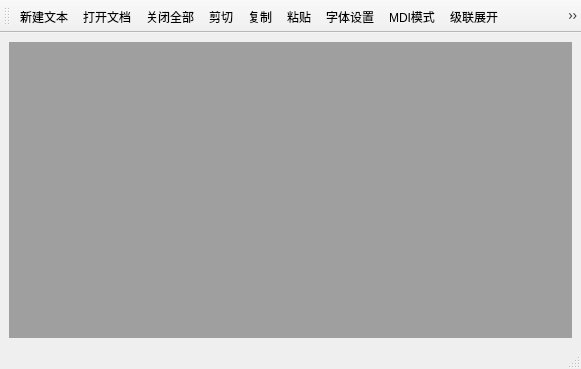
<?xml version="1.0" encoding="UTF-8"?>
<ui version="4.0">
 <class>MainWindow</class>
 <widget class="QMainWindow" name="MainWindow">
  <property name="geometry">
   <rect>
    <x>0</x>
    <y>0</y>
    <width>581</width>
    <height>369</height>
   </rect>
  </property>
  <property name="windowTitle">
   <string>MainWindow</string>
  </property>
  <widget class="QWidget" name="centralwidget">
   <layout class="QGridLayout" name="gridLayout">
    <item row="0" column="0">
     <widget class="QMdiArea" name="mdiArea"/>
    </item>
   </layout>
  </widget>
  <widget class="QMenuBar" name="menubar">
   <property name="geometry">
    <rect>
     <x>0</x>
     <y>0</y>
     <width>581</width>
     <height>17</height>
    </rect>
   </property>
  </widget>
  <widget class="QStatusBar" name="statusbar"/>
  <widget class="QToolBar" name="toolBar">
   <property name="windowTitle">
    <string>toolBar</string>
   </property>
   <property name="toolButtonStyle">
    <enum>Qt::ToolButtonTextUnderIcon</enum>
   </property>
   <attribute name="toolBarArea">
    <enum>TopToolBarArea</enum>
   </attribute>
   <attribute name="toolBarBreak">
    <bool>false</bool>
   </attribute>
   <addaction name="act_new"/>
   <addaction name="act_open"/>
   <addaction name="act_close"/>
   <addaction name="act_cut"/>
   <addaction name="act_copy"/>
   <addaction name="act_paste"/>
   <addaction name="act_font"/>
   <addaction name="act_MDI"/>
   <addaction name="act1"/>
   <addaction name="act2"/>
   <addaction name="act_exit"/>
  </widget>
  <action name="act_new">
   <property name="icon">
    <iconset resource="res.qrc">
     <normaloff>:/images/news.png</normaloff>:/images/news.png</iconset>
   </property>
   <property name="text">
    <string>新建文本</string>
   </property>
   <property name="menuRole">
    <enum>QAction::NoRole</enum>
   </property>
  </action>
  <action name="act_open">
   <property name="icon">
    <iconset resource="res.qrc">
     <normaloff>:/images/open.png</normaloff>:/images/open.png</iconset>
   </property>
   <property name="text">
    <string>打开文档</string>
   </property>
   <property name="menuRole">
    <enum>QAction::NoRole</enum>
   </property>
  </action>
  <action name="act_close">
   <property name="icon">
    <iconset resource="res.qrc">
     <normaloff>:/images/close.png</normaloff>:/images/close.png</iconset>
   </property>
   <property name="text">
    <string>关闭全部</string>
   </property>
   <property name="menuRole">
    <enum>QAction::NoRole</enum>
   </property>
  </action>
  <action name="act_cut">
   <property name="icon">
    <iconset resource="res.qrc">
     <normaloff>:/images/cut.png</normaloff>:/images/cut.png</iconset>
   </property>
   <property name="text">
    <string>剪切</string>
   </property>
   <property name="menuRole">
    <enum>QAction::NoRole</enum>
   </property>
  </action>
  <action name="act_copy">
   <property name="icon">
    <iconset resource="res.qrc">
     <normaloff>:/images/copy.png</normaloff>:/images/copy.png</iconset>
   </property>
   <property name="text">
    <string>复制</string>
   </property>
   <property name="menuRole">
    <enum>QAction::NoRole</enum>
   </property>
  </action>
  <action name="act_paste">
   <property name="icon">
    <iconset resource="res.qrc">
     <normaloff>:/images/paste.png</normaloff>:/images/paste.png</iconset>
   </property>
   <property name="text">
    <string>粘贴</string>
   </property>
   <property name="menuRole">
    <enum>QAction::NoRole</enum>
   </property>
  </action>
  <action name="act_font">
   <property name="icon">
    <iconset resource="res.qrc">
     <normaloff>:/images/font.png</normaloff>:/images/font.png</iconset>
   </property>
   <property name="text">
    <string>字体设置</string>
   </property>
   <property name="menuRole">
    <enum>QAction::NoRole</enum>
   </property>
  </action>
  <action name="act_MDI">
   <property name="checkable">
    <bool>true</bool>
   </property>
   <property name="icon">
    <iconset resource="res.qrc">
     <normaloff>:/images/film-distribution.png</normaloff>:/images/film-distribution.png</iconset>
   </property>
   <property name="text">
    <string>MDI模式</string>
   </property>
   <property name="menuRole">
    <enum>QAction::NoRole</enum>
   </property>
  </action>
  <action name="act1">
   <property name="icon">
    <iconset resource="res.qrc">
     <normaloff>:/images/cascade.png</normaloff>:/images/cascade.png</iconset>
   </property>
   <property name="text">
    <string>级联展开</string>
   </property>
   <property name="menuRole">
    <enum>QAction::NoRole</enum>
   </property>
  </action>
  <action name="act2">
   <property name="icon">
    <iconset resource="res.qrc">
     <normaloff>:/images/Tiled.png</normaloff>:/images/Tiled.png</iconset>
   </property>
   <property name="text">
    <string>平铺展开</string>
   </property>
   <property name="menuRole">
    <enum>QAction::NoRole</enum>
   </property>
  </action>
  <action name="act_exit">
   <property name="icon">
    <iconset resource="res.qrc">
     <normaloff>:/images/exit.png</normaloff>:/images/exit.png</iconset>
   </property>
   <property name="text">
    <string>退出</string>
   </property>
   <property name="menuRole">
    <enum>QAction::NoRole</enum>
   </property>
  </action>
 </widget>
 <resources>
  <include location="res.qrc"/>
 </resources>
 <connections>
  <connection>
   <sender>act_exit</sender>
   <signal>triggered()</signal>
   <receiver>MainWindow</receiver>
   <slot>close()</slot>
   <hints>
    <hint type="sourcelabel">
     <x>-1</x>
     <y>-1</y>
    </hint>
    <hint type="destinationlabel">
     <x>399</x>
     <y>299</y>
    </hint>
   </hints>
  </connection>
 </connections>
</ui>
